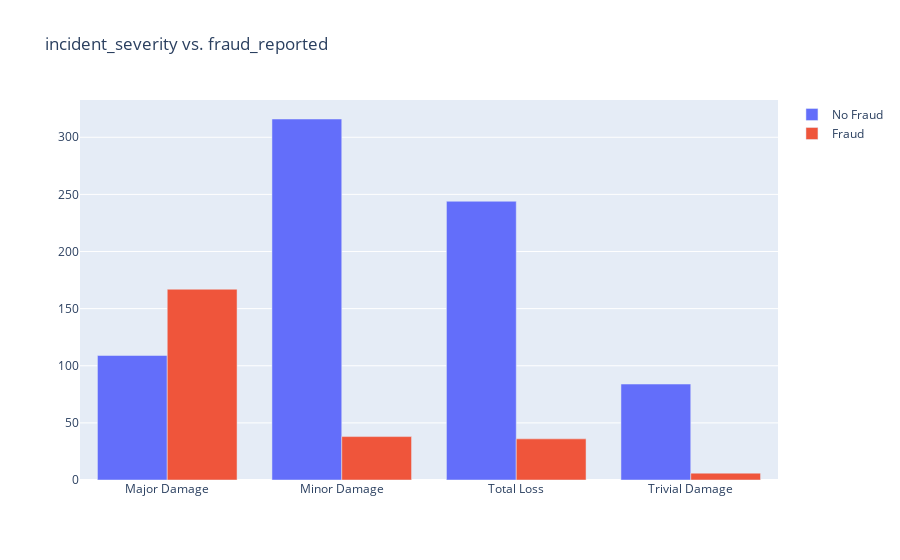

Here is the notebook cell this chart was saved with:
### Markdown cell above
There is a significant numbers of false claims in front and side collisions, rear collisions are the highest.

### Code cell
#Incident_severity vs fraud reported
vis_data(data,"incident_severity")

### Figure 1 — Plotly figure (JSON) as saved in the notebook; plotly's stock layout.template omitted (floating-point values rounded to 4 significant figures)
{"data": [{"name": "No Fraud", "type": "bar", "x": ["Major Damage", "Minor Damage", "Total Loss", "Trivial Damage"], "y": [109, 316, 244, 84]}, {"name": "Fraud", "type": "bar", "x": ["Major Damage", "Minor Damage", "Total Loss", "Trivial Damage"], "y": [167, 38, 36, 6]}], "layout": {"barmode": "group", "title": {"text": "incident_severity vs. fraud_reported"}}}
